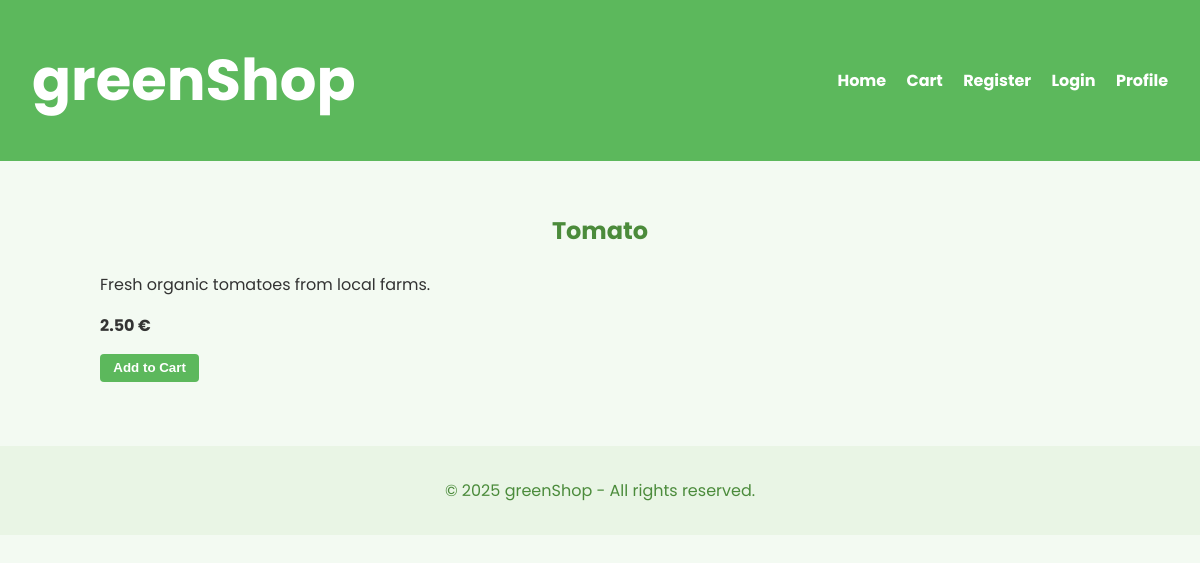
The page /greenshop-web/src/product.php?id=1 on the database its author committed.
### tables this page shows
CREATE TABLE `products` (
  `id` int(11) NOT NULL AUTO_INCREMENT,
  `name` varchar(100) NOT NULL,
  `description` text DEFAULT NULL,
  `price` decimal(10,2) NOT NULL,
  `image` varchar(255) DEFAULT NULL,
  PRIMARY KEY (`id`)
);

### greenshop-web/src/product.php (the view, shortened to what this page needs)
<?php
require 'db.php';
require 'header.php';
$id = isset($_GET['id']) ? (int) $_GET['id'] : 0;
$stmt = $pdo->prepare("SELECT * FROM products WHERE id = ?");
$stmt->execute([$id]);
$product = $stmt->fetch();
?>
<h2><?= htmlspecialchars($product['name']) ?></h2>
<p><?= htmlspecialchars($product['description']) ?></p>
<p><strong><?= number_format($product['price'], 2) ?> €</strong></p>
<form action="add_to_cart.php" method="post">
    <button type="submit">Add to Cart</button>
</form>
<?php require 'footer.php'; ?>

### greenshop-web/src/style.css (style rules this page uses)
body { font-family: 'Poppins', sans-serif; background-color: #f3faf2; color: #333; margin: 0; padding: 0; }
h2 { text-align: center; margin-bottom: 1em; color: #4b8b3b; }
button { background-color: #5cb85c; color: white; padding: 0.5em 1em; border: none; border-radius: 4px; cursor: pointer; font-weight: bold; transition: background-color 0.3s; }

### rows shown on the page
products: name "Tomato", description "Fresh organic tomatoes from local farms.", price "2.50"
